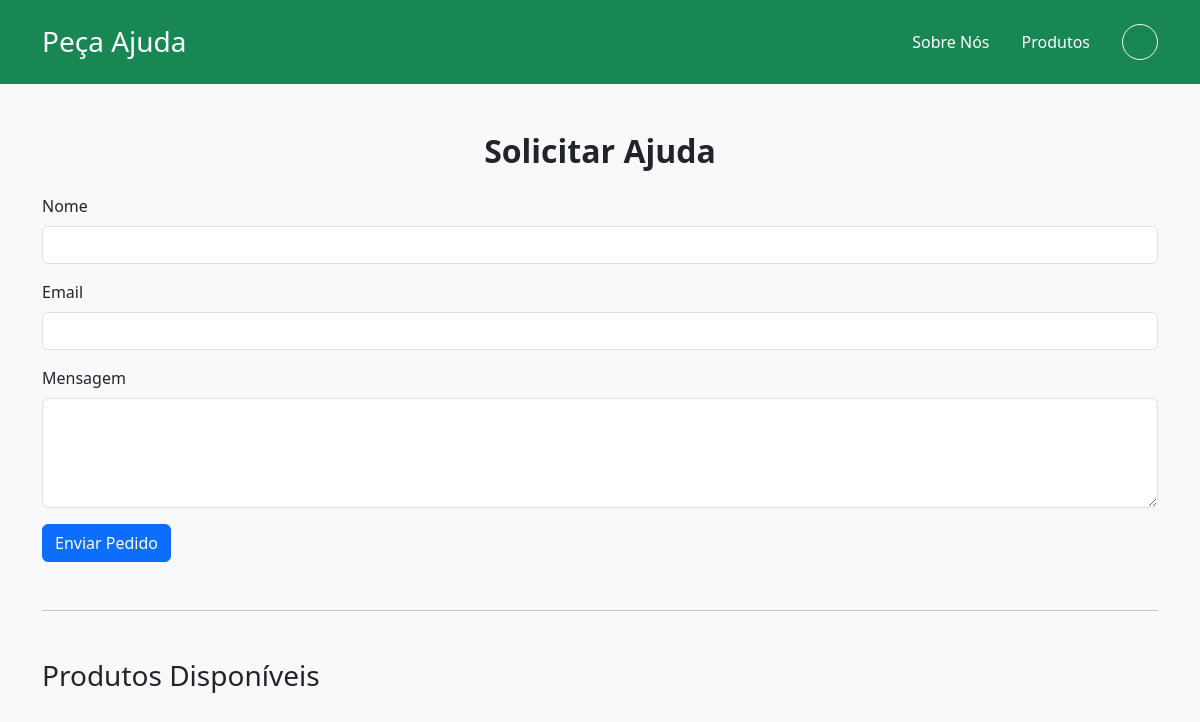
Page /pedir-ajuda on the earlier database version.
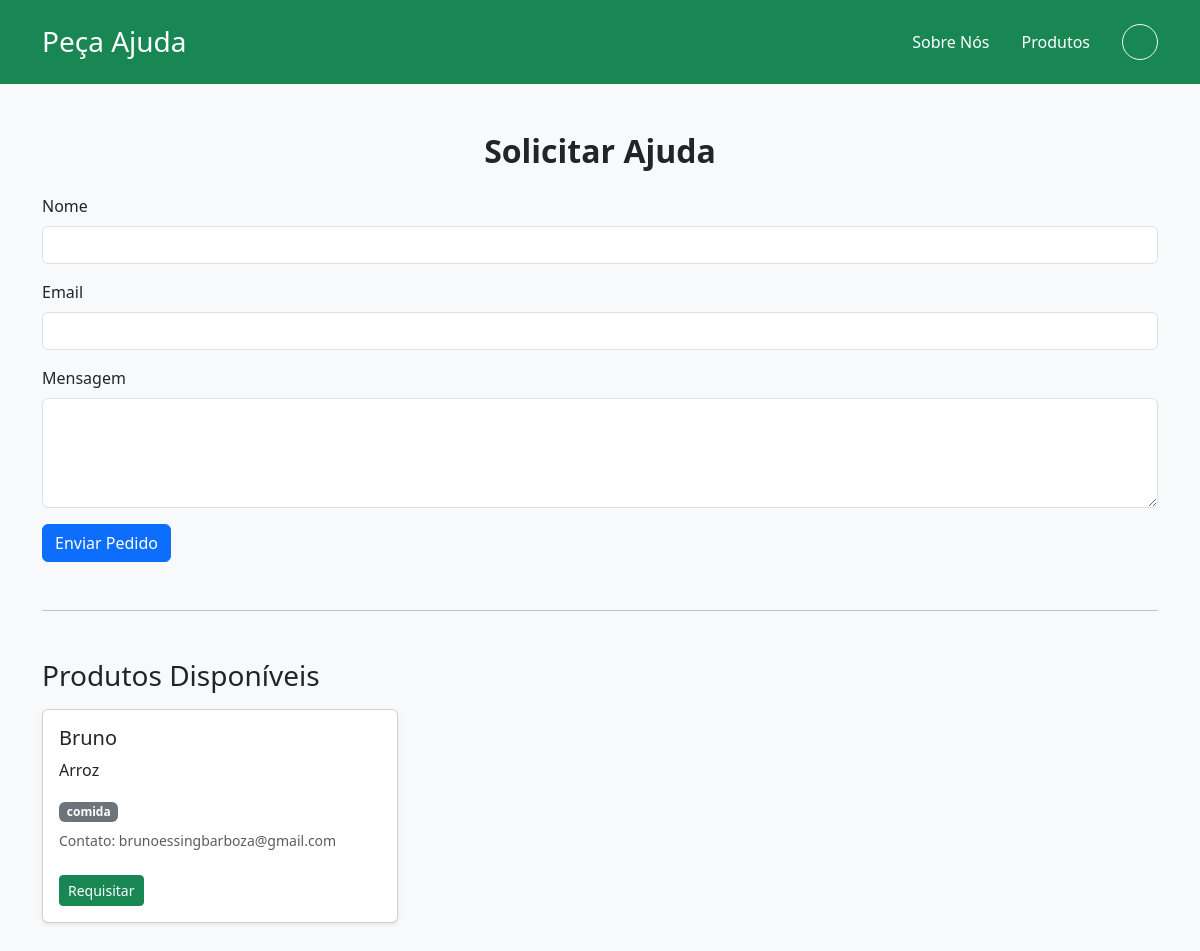
Same page on the later database version.
### api/models.py (models this page shows, shortened)
class Produto(db.Model):
    id = db.Column(db.Integer, primary_key=True)
    nome = db.Column(db.String(100), nullable=False)
    descricao = db.Column(db.String(255), nullable=False)
    tipo = db.Column(db.String(20), nullable=False)  # 'roupa', 'comida', 'dinheiro'
    contato = db.Column(db.String(120), nullable=False)

### api/index.py (the view, shortened to what this page needs)
@app.route('/pedir-ajuda', methods=['GET', 'POST'])
def pedir_ajuda():
    form = PedidoAjudaForm()
    produtos = Produto.query.all()
    return render_template('pedir_ajuda.html', form=form, produtos=produtos)

### api/forms.py
class PedidoAjudaForm(FlaskForm):
    nome = StringField("Nome", validators=[DataRequired()])
    email = StringField("Email", validators=[DataRequired(), Email()])
    mensagem = TextAreaField("Mensagem", validators=[DataRequired()])
    submit = SubmitField("Enviar Pedido")

### api/templates/pedir_ajuda.html (shortened to what this page needs)
<!DOCTYPE html>
<html lang="pt-BR">
<head>
  <link href="https://cdn.jsdelivr.net/npm/bootstrap@5.3.3/dist/css/bootstrap.min.css" rel="stylesheet" />
</head>
<body class="bg-light text-dark">
    <header class="bg-success text-white py-4 mb-4">
  <div class="container d-flex justify-content-between align-items-center">
    <h1 class="h3 mb-0">Peça Ajuda</h1>
    <nav>
      <div class="d-flex align-items-center gap-3">
        <a href="{{ url_for('index') }}" class="text-white text-decoration-none me-3">Sobre Nós</a>
        <a href="{{ url_for('produtos') }}" class="text-white text-decoration-none me-3">Produtos</a>
        <div class="dropdown">
          <button class="btn btn-outline-light rounded-circle d-flex align-items-center justify-content-center"
                  type="button" id="userDropdown" data-bs-toggle="dropdown" aria-expanded="false"
                  style="width: 36px; height: 36px;">
          </button>
        </div>
      </div>
    </nav>
  </div>
</header>
  <div class="container my-5">
    <h2 class="fw-bold mb-4 text-center">Solicitar Ajuda</h2>
    <form method="POST" action="{{ url_for('pedir_ajuda') }}">
      <div class="mb-3">
        {{ form.nome.label(class="form-label") }}
        {{ form.nome(class="form-control") }}
      </div>
      <div class="mb-3">
        {{ form.email.label(class="form-label") }}
        {{ form.email(class="form-control") }}
      </div>
      <div class="mb-3">
        {{ form.mensagem.label(class="form-label") }}
        {{ form.mensagem(class="form-control", rows=4) }}
      </div>
      {{ form.submit(class="btn btn-primary") }}
    </form>
    <hr class="my-5" />
    <h3 class="mb-3">Produtos Disponíveis</h3>
    <div class="row">
      {% for produto in produtos %}
      <div class="col-md-4 mb-4">
        <div class="card h-100 shadow-sm">
          <div class="card-body">
            <h5 class="card-title">{{ produto.nome }}</h5>
            <p class="card-text">{{ produto.descricao }}</p>
            <span class="badge bg-secondary">{{ produto.tipo }}</span>
            <p class="text-muted mt-2 small">Contato: {{ produto.contato }}</p>
            <form method="POST" action="{{ url_for('requisitar_produto', produto_id=produto.id) }}">
              <button type="submit" class="btn btn-sm btn-success mt-2">Requisitar</button>
            </form>
          </div>
        </div>
      </div>
      {% endfor %}
    </div>
  </div>
</body>
</html>

Differences in the rows shown:
added Produto: nome "Bruno", descricao "Arroz", tipo "comida", contato "brunoessingbarboza@gmail.com"
